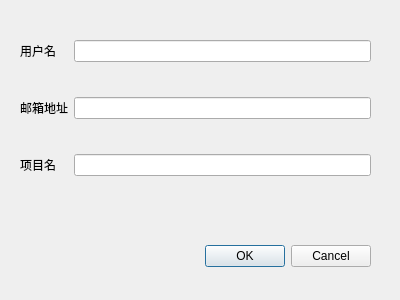
<?xml version="1.0" encoding="UTF-8"?>
<ui version="4.0">
 <class>dl_config</class>
 <widget class="QDialog" name="dl_config">
  <property name="geometry">
   <rect>
    <x>0</x>
    <y>0</y>
    <width>400</width>
    <height>300</height>
   </rect>
  </property>
  <property name="windowTitle">
   <string>配置帐号和项目名</string>
  </property>
  <widget class="QDialogButtonBox" name="buttonBox">
   <property name="geometry">
    <rect>
     <x>30</x>
     <y>240</y>
     <width>341</width>
     <height>32</height>
    </rect>
   </property>
   <property name="orientation">
    <enum>Qt::Horizontal</enum>
   </property>
   <property name="standardButtons">
    <set>QDialogButtonBox::Cancel|QDialogButtonBox::Ok</set>
   </property>
  </widget>
  <widget class="QWidget" name="formLayoutWidget">
   <property name="geometry">
    <rect>
     <x>20</x>
     <y>40</y>
     <width>351</width>
     <height>181</height>
    </rect>
   </property>
   <layout class="QFormLayout" name="formLayout">
    <property name="verticalSpacing">
     <number>35</number>
    </property>
    <item row="0" column="0">
     <widget class="QLabel" name="lb_username">
      <property name="text">
       <string>用户名</string>
      </property>
     </widget>
    </item>
    <item row="0" column="1">
     <widget class="QLineEdit" name="le_username"/>
    </item>
    <item row="1" column="0">
     <widget class="QLabel" name="lb_email">
      <property name="text">
       <string>邮箱地址</string>
      </property>
     </widget>
    </item>
    <item row="1" column="1">
     <widget class="QLineEdit" name="le_email"/>
    </item>
    <item row="2" column="0">
     <widget class="QLabel" name="lb_project">
      <property name="text">
       <string>项目名</string>
      </property>
     </widget>
    </item>
    <item row="2" column="1">
     <widget class="QLineEdit" name="le_project"/>
    </item>
   </layout>
  </widget>
 </widget>
 <resources/>
 <connections>
  <connection>
   <sender>buttonBox</sender>
   <signal>accepted()</signal>
   <receiver>dl_config</receiver>
   <slot>accept()</slot>
   <hints>
    <hint type="sourcelabel">
     <x>248</x>
     <y>254</y>
    </hint>
    <hint type="destinationlabel">
     <x>157</x>
     <y>274</y>
    </hint>
   </hints>
  </connection>
  <connection>
   <sender>buttonBox</sender>
   <signal>rejected()</signal>
   <receiver>dl_config</receiver>
   <slot>reject()</slot>
   <hints>
    <hint type="sourcelabel">
     <x>316</x>
     <y>260</y>
    </hint>
    <hint type="destinationlabel">
     <x>286</x>
     <y>274</y>
    </hint>
   </hints>
  </connection>
 </connections>
</ui>
